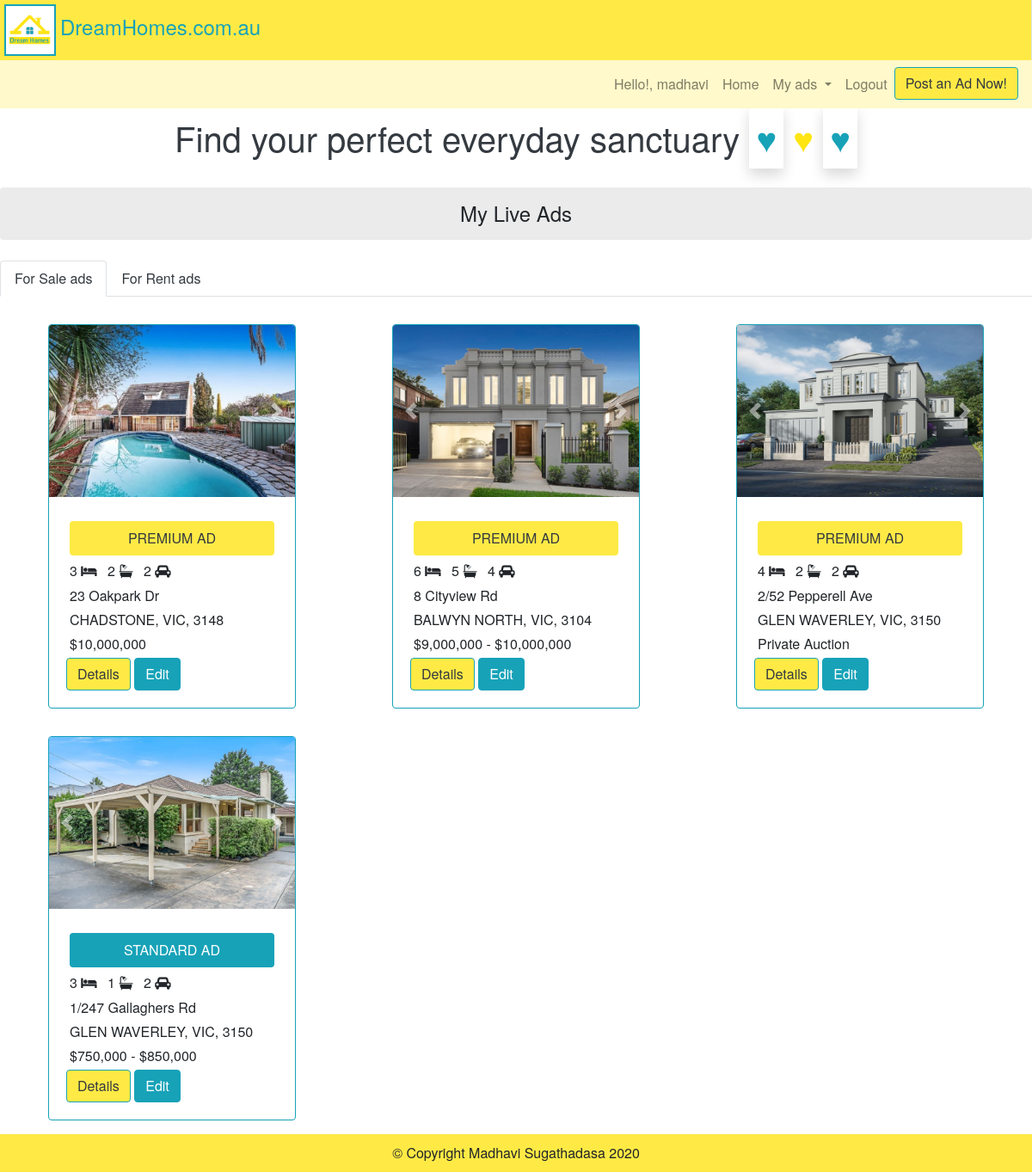
The page /my_ads (signed in) on the database its author committed.
### dream_homes/models.py (models this page shows, shortened)
class Buy_Item_Picture(models.Model):
    ad_item = models.ForeignKey(Buy_Ad_Item, on_delete=models.CASCADE, related_name="buy_ad_item")
    image = models.ImageField(upload_to = buy_item_photo_path_)

class Buy_Ad_Item(models.Model):
    def _image_path_(self, filename):
        return (conf_settings.MEDIA_PATH + '/buy_properties/{0}/{1}').format(self.id, filename)
    user = models.ForeignKey(User, on_delete=models.CASCADE, related_name="buy_ad_user")
    from_price = models.FloatField(null=True, blank=True)
    to_price = models.FloatField(null=True, blank=True)
    ad_type = models.ForeignKey(Buy_Item_Ad_Type, on_delete=models.DO_NOTHING, related_name="buy_item_ad_type")
    title = models.CharField(max_length=200)
    desc = models.CharField(max_length=4000)
    property_type = models.ForeignKey(Property_Type, on_delete=models.DO_NOTHING, related_name="buy_ad_property_type")
    address_line = models.CharField(max_length=200)
    location = models.ForeignKey(Location, on_delete=models.DO_NOTHING, related_name="buy_ad_location", default="")
    bedrooms = models.IntegerField(default=1)
    bathrooms = models.IntegerField(default=1)
    parking = models.IntegerField(default=1)
    garages = models.IntegerField(default=0)
    floorplan = models.ImageField(upload_to = _image_path_, default="", null=True, blank=True)
    land_area = models.CharField(max_length=64, null=True, blank=True)
    contact_name = models.CharField(max_length=64, default="")
    email = models.CharField(max_length=64, default="")
    mobile = models.CharField(max_length=64, default="")
    date_time = models.DateTimeField()
    active = models.BooleanField(default=True)
    auction_date = models.DateTimeField(null=True, blank=True)
    priority  = models.IntegerField(default=1)
    payment = models.BooleanField(default=False)
    payment_pkg = models.CharField(max_length=4,default="")
    amount_paid = models.FloatField(default=0.0)
    payemnt_session = models.CharField(max_length=200,default="")

class Location(models.Model):
    postcode = models.CharField(max_length=8)
    suburb = models.CharField(max_length=20)
    state = models.CharField(max_length=5)
    lon = models.FloatField(null=True, blank=True)
    lat = models.FloatField(null=True, blank=True)
    def __str__(self):
        return f"{self.suburb}, {self.state}, {self.postcode}"

class Buy_Item_Ad_Type(models.Model):
    name = models.CharField(max_length=20)
    def __str__(self):
        return f"{self.name}"

### dream_homes/views.py (the view)
# urls.py: path("my_ads", views.view_my_ads, name="my_ads"),
@login_required(login_url='login')
def view_my_ads(request):
    search_type = request.GET.get('search_type','')
    ad_items = None
    dict_photo_items = {}
    if search_type and search_type == 'rent':
        ad_items = Rent_Ad_Item.objects.filter(user=request.user, payment=True).order_by('-date_time')
        for rent_ad_item in ad_items:
            photo_items = Rent_Item_Picture.objects.filter(ad_item =rent_ad_item)
            if photo_items:
                dict_photo_items[rent_ad_item.id] = photo_items
    else:
        search_type = 'sale'
        ad_items = Buy_Ad_Item.objects.filter(user=request.user, payment=True).order_by('-date_time')
        for buy_ad_item in ad_items:
            photo_items = Buy_Item_Picture.objects.filter(ad_item =buy_ad_item)
            if photo_items:
                dict_photo_items[buy_ad_item.id] = photo_items
    context ={"ad_items":ad_items, "photo_items":dict_photo_items,"search_type":search_type,}
    return render(request, "my_ads.html", context)

### dream_homes/templatetags/template_filters.py (called while the page is built)
@register.filter
def get_item(dictionary, key):
    return dictionary.get(key)

@register.filter()
def to_int(value):
    return int(value)

### dream_homes/templates/my_ads.html (shortened to what this page needs)
{% extends "base.html" %}
{% block body %}
{% load template_filters %}
{% load humanize %}
<h4 class="my-4 p-3 bg-light-light-grey rounded text-center">My Live Ads</h4>
<ul class="nav nav-tabs my-3">
    <li class="nav-item ">
        <a class="nav-link text-dark  {% if search_type == 'sale' %}active{% endif %}" href="{% url 'my_ads' %}?search_type=sale&">For Sale ads</a>
    </li>
    <li class="nav-item">
        <a class="nav-link text-dark  {% if search_type == 'rent' %}active{% endif %}" href="{% url 'my_ads' %}?search_type=rent&">For Rent ads</a>
    </li>
</ul>
{% if ad_items %}
<div class="row m-auto">
    {% for ad_item in ad_items %}
    <div class="col-lg-4 col-md-6 my-3">
        <div class="card border-info m-auto" style="width: 18rem;">
            <div id="carouselExampleFade_{{ad_item.id}}" class="carousel slide carousel-fade" data-ride="carousel">
                <div class="carousel-inner">
                    {% for photo_item in photo_items|get_item:ad_item.id %}
                    {% if forloop.counter == 1 %}
                    <div class="carousel-item active">
                        <img src="/Media/{{photo_item.image}}" class="card-img-top img-search-res" alt="img_{{forloop.counter}}">
                    </div>
                    {% else %}
                    <div class="carousel-item">
                        <img src="/Media/{{photo_item.image}}" class="card-img-top img-search-res" alt="img_{{forloop.counter}}">
                    </div>
                    {% endif %}
                    {% endfor %}
                </div>
                <a class="carousel-control-prev" href="#carouselExampleFade_{{ad_item.id}}" role="button" data-slide="prev">
                    <span class="carousel-control-prev-icon" aria-hidden="true"></span>
                </a>
                <a class="carousel-control-next" href="#carouselExampleFade_{{ad_item.id}}" role="button" data-slide="next">
                    <span class="carousel-control-next-icon" aria-hidden="true"></span>
                </a>
            </div>
            <div class="card-body">
                {% if ad_item.payment_pkg == 'STD'%}
                <p class="card-text mx-1 my-2 bg-info text-white text-center p-2 rounded">STANDARD AD</p>
                {% else %}
                <p class="card-text mx-1 my-2 bg-warning text-dark text-center p-2 rounded">PREMIUM AD</p>
                {% endif %}
                <h6 class="card-text"><span class="m-1">{{ad_item.bedrooms}} <i class="fa fa-bed"></i> </span><span class="m-1">{{ad_item.bathrooms}} <i class="fa fa-bath"></i> </span> <span class="m-1">{{ad_item.parking}} <i class="fa fa-car"></i></span></h6>
                <p class="card-text m-1">{{ad_item.address_line}}</p>
                <p class="card-text m-1">{{ad_item.location}}</p>
                {% if search_type == 'rent' %}
                <p class="card-text m-1">${{ad_item.weekly_price|to_int|intcomma}} Weekly</p>
                {% else %}
                {% if ad_item.from_price == 0.0 %}
                <p class="card-text m-1">{{ad_item.ad_type}}</p>
                {% elif ad_item.from_price > 0.0  and ad_item.to_price == 0.0 %}
                <p class="card-text m-1">${{ad_item.from_price|to_int|intcomma}}</p>
                {% elif ad_item.from_price > 0.0  and ad_item.to_price > 0.0 %}
                <p class="card-text m-1">${{ad_item.from_price|to_int|intcomma}} - ${{ad_item.to_price|to_int|intcomma}}</p>
                {% endif %}
                {% endif %}
                {% if search_type == 'rent' %}
                <a href="{% url 'my_ad_more_details' ad_item.id 'rent' %}" class="btn btn-warning text-dark border-info">Details</a>
                 <a  href="{% url 'edit_ad' ad_item.id 'rent' %}" class="btn btn-info text-white ">Edit</a>
                {% else %}
                <a href="{% url 'my_ad_more_details' ad_item.id 'sale' %}" class="btn btn-warning text-dark border-info">Details</a>
                 <a href="{% url 'edit_ad' ad_item.id 'sale' %}" class="btn btn-info text-white ">Edit</a>
                {% endif %}
            </div>
        </div>
    </div>
    {% endfor %}
</div>
{% else %}
{% if search_type == 'rent' %}
<div class="border border-info rounded my-3 p-2 text-center">You currently do not have any rent ads.</div>
{% else %}
<div class="border border-info rounded my-3 p-2 text-center">You currently do not have any sale ads.</div>
{% endif %}
{% endif %}
{% endblock %}

### dream_homes/templates/base.html (shortened to what this page needs)
{% load static %}
<!DOCTYPE html>
<html>
<head>
    <link rel="stylesheet" type="text/css" href="http://code.jquery.com/ui/1.12.1/themes/smoothness/jquery-ui.css" />
    <link rel="stylesheet" href="https://stackpath.bootstrapcdn.com/bootstrap/4.5.0/css/bootstrap.min.css">
    <link rel="stylesheet" href="https://cdnjs.cloudflare.com/ajax/libs/font-awesome/4.7.0/css/font-awesome.min.css">
    <link rel="stylesheet" href="{% static 'dream_homes/styles.css' %}">
</head>
<body>
    <header>
        <h4 class="bg-warning text-info m-0 border-right "><img id="logo-img" class="border border-2 border-info" src="{% static 'dream_homes/img/logo.png' %}" alt="logo">DreamHomes.com.au</h4>
    </header>
    <nav class="navbar navbar-expand-lg navbar-light bg-light">
        <div class="collapse navbar-collapse" id="navbarSupportedContent">
            <ul class="navbar-nav ml-auto">
                {% if user.username %}
                <li class="nav-item"><span class="nav-link">Hello!, {{ user.username }}</span></li>
                <li class="nav-item"><a class="nav-link" href="/">Home</a></li>
                <li class="nav-item dropdown">
                    <a class="nav-link dropdown-toggle" href="#" id="navbarDropdown" role="button" data-toggle="dropdown" aria-haspopup="true" aria-expanded="false">
                        My ads
                    </a>
                </li>
                <li class="nav-item"><a class="nav-link" href="{% url 'logout' %}">Logout</a></li>
                <li class="nav-item"><a href="{% url 'post_ad' %}" class="btn btn-warning text-dark border-info">Post an Ad Now!</a></li>
                {% else %}
                <li class="nav-item"><a class="nav-link" href="{% url 'login' %}">Login</a></li>
                <li class="nav-item"><a class="nav-link" href="{% url 'register' %}">Register</a></li>
                {% endif %}
            </ul>
        </div>
    </nav>
    <h1 class="desc bg-white text-dark">Find your perfect everyday sanctuary <span class="d-inline-block"><span class="text-info shadow p-2">&hearts;</span> <span class="text-warning">&hearts;</span> <span class="text-info shadow p-2">&hearts;</span></span></h1>
    <main>
        {% block body %}
        {% endblock %}
    </main>
</body>
<footer class="bg-warning text-center">© Copyright Madhavi Sugathadasa 2020</footer>
</html>

### dream_homes/static/dream_homes/styles.css (style rules this page uses)
* { box-sizing: border-box; }
body { font-family: 'Helvetica Neue', Helvetica, Arial, sans-serif; background-color: #ffffff; margin: 0; }
header, footer { max-width: 1200px; padding: 0; margin: auto; }
.btn-warning, .bg-warning { background-color: rgb(255, 234, 69) !important; }
.bg-light { background-color: rgb(255, 249, 203) !important; }
.text-warning { color: #ffe512 !important; }
.bg-light-light-grey { background-color: rgb(235, 235, 235) !important; }
.border-2 { border-width: 2px !important; }
footer { padding: 10px; }
#logo-img { margin: 5px; width: 60px; height: 60px; }
.navbar, main { max-width: 1200px; margin: auto; }
.desc { max-width: 1200px; text-align: center; margin: 0 auto; padding: 10px; font-size: 1.2rem; }
.img-search-res { height: 200px; }
@media (min-width: 876px) { .desc { font-size: 2.5rem; } }

### rows shown on the page
Buy_Ad_Item: payment_pkg "PREMIUM AD", bedrooms "3", bathrooms "2", parking "2", address_line "23 Oakpark Dr", location "CHADSTONE, VIC, 3148", from_price|to_int "10,000,000"
Buy_Item_Picture: image (picture)
Buy_Ad_Item: payment_pkg "PREMIUM AD", bedrooms "6", bathrooms "5", parking "4", address_line "8 Cityview Rd", location "BALWYN NORTH, VIC, 3104", from_price|to_int "9,000,000", to_price|to_int "10,000,000"
Buy_Item_Picture: image (picture)
Buy_Ad_Item: payment_pkg "PREMIUM AD", bedrooms "4", bathrooms "2", parking "2", address_line "2/52 Pepperell Ave", location "GLEN WAVERLEY, VIC, 3150", ad_type "Private Auction"
Buy_Item_Picture: image (picture)
Buy_Ad_Item: payment_pkg "STANDARD AD", bedrooms "3", bathrooms "1", parking "2", address_line "1/247 Gallaghers Rd", location "GLEN WAVERLEY, VIC, 3150", from_price|to_int "750,000", to_price|to_int "850,000"
Buy_Item_Picture: image (picture)

### other values the page prints
{{ user.username }} "madhavi"
